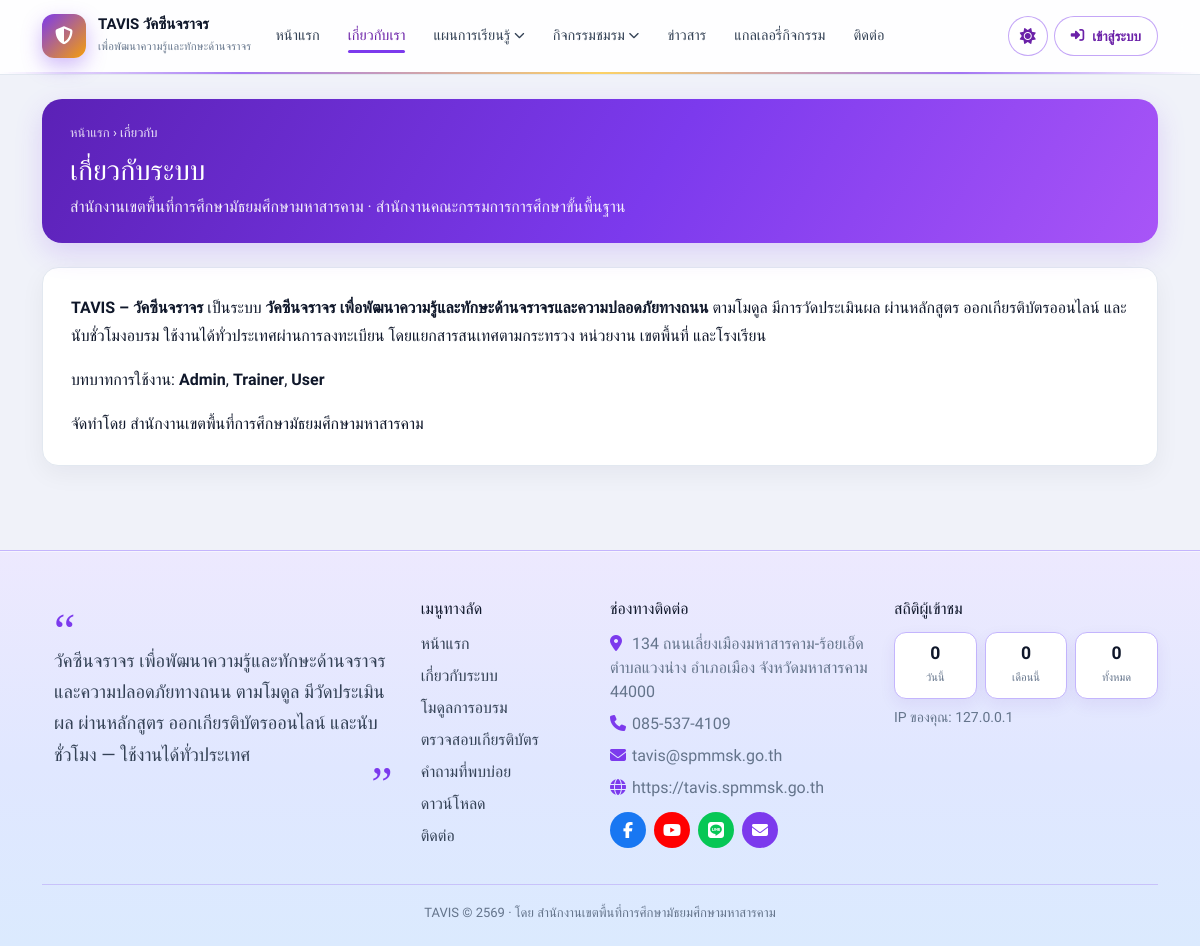
The app's page /traffic_vaccine/about with its own data.
### tables this page shows
CREATE TABLE `pages` (
  `id` INT UNSIGNED NOT NULL AUTO_INCREMENT,
  `slug` VARCHAR(120) NOT NULL,
  `title` VARCHAR(200) NOT NULL,
  `content` MEDIUMTEXT,
  `status` TINYINT(1) NOT NULL DEFAULT 1,
  `seo_title` VARCHAR(200) DEFAULT NULL,
  `seo_description` VARCHAR(300) DEFAULT NULL,
  `updated_at` DATETIME NOT NULL DEFAULT CURRENT_TIMESTAMP ON UPDATE CURRENT_TIMESTAMP,
  PRIMARY KEY (`id`),
  UNIQUE KEY `uk_page_slug` (`slug`)
);

### app/Core/Controller.php (called while the page is built, shortened)
<?php
abstract class Controller
{
    protected function webView(string $name, array $data = []): void
    {
        $layout = !empty($data['layout_clean']) ? 'layouts/portfolio-clean' : 'layouts/web';
        if ($layout === 'layouts/web' && !array_key_exists('darkUi', $data)) {
            $data['darkUi'] = true;
        }
        View::render($name, $data, $layout);
    }
}

### app/Controllers/Web/HomeController.php (called while the page is built, shortened)
<?php
class HomeController extends Controller
{
    private function visitorStats(): array
    {
        try {
            return compact('today', 'month', 'all');
        } catch (\Throwable $e) {
            return ['today' => 0, 'month' => 0, 'all' => 0];
        }
    }
    public function about(): void
    {
        $row = db()->fetch("SELECT * FROM pages WHERE slug = 'about'");
        $this->webView('web/page', [
            'title' => $row['title'] ?? 'เกี่ยวกับหน่วยงาน',
            'row' => $row,
            'pageHero' => true,
            'visitorStats' => $this->visitorStats(),
        ]);
    }
}

### app/Core/Router.php (called while the page is built, shortened)
<?php
class Router
{
    private array $routes = [];
    private string $prefix = '';
    private array $groupMiddleware = [];
    public function group(array $options, callable $callback): void
    {
        $prevPrefix = $this->prefix;
        $prevMiddleware = $this->groupMiddleware;
        $this->prefix .= $options['prefix'] ?? '';
        $this->groupMiddleware = array_merge($this->groupMiddleware, $options['middleware'] ?? []);
        $this->prefix = $prevPrefix;
        $this->groupMiddleware = $prevMiddleware;
    }
    private function add(string $method, string $path, array|callable $handler, array $middleware = []): self
    {
        $path = $this->prefix . $path;
        $path = '/' . trim($path, '/');
        if ($path !== '/') {
            $path = rtrim($path, '/');
        }
        $this->routes[] = [
            'method' => $method,
            'path' => $path,
            'handler' => $handler,
            'middleware' => array_merge($this->groupMiddleware, $middleware),
        ];
        return $this;
    }
    public function dispatch(string $uri, string $method): mixed
    {
        $uri = parse_url($uri, PHP_URL_PATH) ?? '/';
        $uri = '/' . trim($uri, '/');
        if ($uri !== '/') {
            $uri = rtrim($uri, '/');
        }
        $basePath = function_exists('app_base_path') ? app_base_path($uri) : $this->detectBasePath();
        if ($basePath !== '' && ($uri === $basePath || str_starts_with($uri, $basePath . '/'))) {
            $uri = substr($uri, strlen($basePath)) ?: '/';
            if ($uri !== '/') {
                $uri = rtrim($uri, '/');
            }
        }
        $method = strtoupper($method);
        foreach ($this->routes as $route) {
            $params = $this->match($route['path'], $uri);
            if ($params !== false && $route['method'] === $method) {
                return $this->runHandler($route['handler'], $params);
            }
        }
        return View::render('errors/404', ['title' => 'ไม่พบหน้า']);
    }
    private function match(string $routePath, string $uri): array|false
    {
        $pattern = preg_replace('/\{([a-zA-Z_]+)\}/', '(?P<$1>[^/]+)', $routePath);
        $pattern = '#^' . $pattern . '$#';
        if (!preg_match($pattern, $uri, $matches)) {
            return false;
        }
        $params = [];
        return $params;
    }
    private function runHandler(array|callable $handler, array $params): mixed
    {
        [$class, $method] = $handler;
        $controller = new $class();
        return call_user_func_array([$controller, $method], $params);
    }
}

### public/index.php (called while the page is built, shortened)
<?php
$router = new Router();
require BASE_PATH . '/routes/web.php';
$uri = $_SERVER['REQUEST_URI'] ?? '/';
$method = $_SERVER['REQUEST_METHOD'] ?? 'GET';
$router->dispatch($uri, $method);

### app/Helpers/helpers.php (called while the page is built, shortened)
<?php
if (!function_exists('env')) {
    function env(string $key, mixed $default = null): mixed
    {
        $val = $_ENV[$key] ?? getenv($key);
        if ($val === false || $val === null || $val === '') {
            return $default;
        }
        return $val;
    }
}
if (!function_exists('config')) {
    function config(string $file, ?string $key = null, mixed $default = null): mixed
    {
        static $cache = [];
        if (!isset($cache[$file])) {
            $path = CONFIG_PATH . '/' . $file . '.php';
            $cache[$file] = file_exists($path) ? require $path : [];
        }
        if ($key === null) {
            return $cache[$file];
        }
        $keys = explode('.', $key);
        $value = $cache[$file];
        foreach ($keys as $k) {
            $value = $value[$k];
        }
        return $value;
    }
}
if (!function_exists('db')) {
    function db(): Database
    {
        return Database::getInstance();
    }
}
if (!function_exists('e')) {
    function e(mixed $value): string
    {
        return View::escape($value);
    }
}
if (!function_exists('app_base_url')) {
    function app_base_url(): string
    {
        $configured = rtrim((string) env('APP_URL', ''), '/');
        $host = strtolower((string) preg_replace('/:\d+$/', '', (string) ($_SERVER['HTTP_HOST'] ?? '')));
        if ($configured !== '') {
            return $configured;
        }
        return 'https://tavis.spmmsk.go.th';
    }
}
if (!function_exists('url')) {
    function url(string $path = ''): string
    {
        $base = app_base_url();
        $path = '/' . ltrim($path, '/');
        return $base . ($path === '/' ? '' : $path);
    }
}
if (!function_exists('setting_defaults')) {
    function setting_defaults(): array
    {
        $org = config('app', 'organization');
        $org = is_array($org) ? $org : [];
        $dev = config('app', 'developer');
        $dev = is_array($dev) ? $dev : [];
        $devName = (string) ($dev['name'] ?? 'สพม.มหาสารคาม');
        return [
            'site_name' => (string) config('app', 'name', 'TAVIS – วัคซีนจราจร'),
            'site_short_name' => (string) config('app', 'short_name', 'TAVIS'),
            'site_full_name' => (string) config('app', 'full_name', 'วัคซีนจราจร เพื่อพัฒนาความรู้และทักษะด้านจราจรและความปลอดภัยทางถนน'),
            'site_tagline' => (string) config('app', 'tagline', 'เพื่อพัฒนาความรู้และทักษะด้านจราจรและความปลอดภัยทางถนน'),
            'site_name_en' => (string) config('app', 'name_en', 'Traffic Awareness Vaccine Intelligent System'),
            'site_nav_title' => (string) config('app', 'nav_title', 'TAVIS วัคซีนจราจร'),
            'site_nav_tag' => (string) config('app', 'nav_tag', 'เพื่อพัฒนาความรู้และทักษะด้านจราจร'),
            'system_purpose' => (string) config('app', 'description', 'วัคซีนจราจร เพื่อพัฒนาความรู้และทักษะด้านจราจรและความปลอดภัยทางถนน'),
            'org_name' => (string) ($org['name'] ?? 'สำนักงานเขตพื้นที่การศึกษามัธยมศึกษามหาสารคาม'),
            'org_name_en' => (string) ($org['name_en'] ?? 'Secondary Educational Service Area Office Maha Sarakham'),
            'org_affiliation' => (string) ($org['affiliation'] ?? 'สำนักงานคณะกรรมการการศึกษาขั้นพื้นฐาน'),
            'org_address' => (string) ($org['address'] ?? ''),
            'org_phone' => (string) ($org['phone'] ?? ''),
            'org_email' => (string) ($org['email'] ?? ''),
            'org_facebook' => (string) ($org['facebook'] ?? ''),
            'org_line' => (string) ($org['line'] ?? ''),
            'org_website' => (string) ($org['website'] ?? ''),
            'developer_name' => $devName,
            'footer_credit' => (string) ($dev['credit'] ?? 'จัดทำโดย สำนักงานเขตพื้นที่การศึกษามัธยมศึกษามหาสารคาม'),
            'certificate_prefix' => (string) config('app', 'training.certificate_prefix', 'TAVIS'),
        ];
    }
}
if (!function_exists('setting_cache')) {
    function setting_cache(bool $reset = false): array
    {
        static $settings = null;
        if ($settings === null) {
            try {
                $rows = db()->fetchAll('SELECT setting_key, setting_value FROM settings');
                $settings = [];
                foreach ($rows as $row) {
                    $settings[$row['setting_key']] = $row['setting_value'];
                }
            } catch (\Throwable $e) {
                $settings = [];
            }
        }
        return $settings;
    }
}
if (!function_exists('setting')) {
    function setting(string $key, mixed $default = null): mixed
    {
        $settings = setting_cache();
        if (array_key_exists($key, $settings) && $settings[$key] !== null && $settings[$key] !== '') {
            return $settings[$key];
        }
        return setting_defaults()[$key] ?? null;
    }
}

### app/Core/Database.php (called while the page is built, shortened)
<?php
class Database
{
    private static ?Database $instance = null;
    private PDO $pdo;
    private function __construct()
    {
        $config = require CONFIG_PATH . '/database.php';
        $db = $config['connections']['mysql'];
        $dsn = sprintf(
            'mysql:host=%s;port=%s;dbname=%s;charset=%s',
            $db['host'],
            $db['port'],
            $db['database'],
            $db['charset']
        );
        try {
            $this->pdo = new PDO($dsn, $db['username'], $db['password'], $db['options']);
        } catch (PDOException $e) {
            if (filter_var(env('APP_DEBUG', false), FILTER_VALIDATE_BOOLEAN)) {
                throw $e;
            }
            die('ไม่สามารถเชื่อมต่อฐานข้อมูลได้ กรุณาติดต่อผู้ดูแลระบบ');
        }
    }
    public static function getInstance(): self
    {
        if (self::$instance === null) {
            self::$instance = new self();
        }
        return self::$instance;
    }
    public function query(string $sql, array $params = []): \PDOStatement
    {
        $stmt = $this->pdo->prepare($sql);
        $stmt->execute($params);
        return $stmt;
    }
    public function fetch(string $sql, array $params = []): ?array
    {
        $result = $this->query($sql, $params)->fetch();
        return $result ?: null;
    }
    public function fetchAll(string $sql, array $params = []): array
    {
        return $this->query($sql, $params)->fetchAll();
    }
}

### config/database.php (called while the page is built)
<?php
return [
    'default' => 'mysql',
    'connections' => [
        'mysql' => [
            'driver' => 'mysql',
            'host' => env('DB_HOST', '127.0.0.1'),
            'port' => env('DB_PORT', '3306'),
            'database' => env('DB_DATABASE', 'tavis'),
            'username' => env('DB_USERNAME', 'root'),
            'password' => env('DB_PASSWORD', ''),
            'charset' => env('DB_CHARSET', 'utf8mb4'),
            'collation' => 'utf8mb4_unicode_ci',
            'prefix' => '',
            'options' => [
                PDO::ATTR_ERRMODE => PDO::ERRMODE_EXCEPTION,
                PDO::ATTR_DEFAULT_FETCH_MODE => PDO::FETCH_ASSOC,
                PDO::ATTR_EMULATE_PREPARES => false,
                PDO::MYSQL_ATTR_INIT_COMMAND => "SET NAMES utf8mb4 COLLATE utf8mb4_unicode_ci",
            ],
        ],
    ],
];

### app/Views/web/page.php (the view)
<div class="container py-4 ws-page-stack">
  <div class="ws-page-hero">
    <div class="crumb"><a href="<?= url('/') ?>">หน้าแรก</a> › เกี่ยวกับ</div>
    <h1><?= e($row['title'] ?? $title) ?></h1>
    <p><?= e(setting('org_name')) ?> · <?= e(setting('org_affiliation')) ?></p>
  </div>
  <div class="card-soft">
    <div class="card-body content-body">
      <?= $row['content'] ?? '<p>สำนักงานเขตพื้นที่การศึกษามัธยมศึกษามหาสารคาม</p>' ?>
    </div>
  </div>
</div>

### public/assets/css/app.css (style rules this page uses)
:root { --p-primary: #1a45b8; --p-primary-2: #0d1b9e; --p-accent: #00a3ff; --p-gradient: linear-gradient(90deg, #0d1b9e 0%, #0084ff 100%); --p-gradient-btn: linear-gradient(90deg, #1a45b8 0%, #00a3ff 100%); --p-bg: #f0f2f9; --p-surface: #ffffff; --p-text: #1e1b4b; --p-muted: #64748b; --p-border: #e2e8f0; --p-sidebar: #ffffff; --p-shadow: 0 8px 24px rgba(26, 69, 184, .08); --p-radius: 16px; --p-font: 'Kanit', 'Sarabun', sans-serif; --p-sidebar-w: 268px; --p-header-h: 68px; --p-success: #059669; --p-error: #f27474; --p-warning: #f8bb86; --p-danger: #dc3741; --p-swal-cancel: #6e7881; --p-soft: #eef2ff; --p-info-soft: #fff9e6; --p-nav-hover: #f5f3ff; --chart-pal-1: #0d9488; --chart-pal-2: #f59e0b; --chart-pal-3: #2563eb; --chart-pal-4: #db2777; --chart-pal-5: #16a34a; --chart-pal-6: #ea580c; --chart-pal-7: #7c3aed; --chart-pal-8: #0891b2; --chart-pal-9: #dc2626; --chart-pal-10: #64748b; --chart-hours-earned: #0f766e; --chart-hours-required: #d97706; --chart-share-1: #f59e0b; --chart-share-2: #2563eb; --chart-share-3: #a855f7; --chart-share-4: #059669; --chart-share-5: #e11d48; --chart-share-6: #94a3b8; --chart-polar-1: #ea580c; --chart-polar-2: #0891b2; --chart-polar-3: #c026d3; --chart-polar-4: #65a30d; --chart-polar-5: #e11d48; --chart-polar-6: #78716c; --chart-status-1: #f59e0b; --chart-status-2: #3b82f6; --chart-status-3: #7c3aed; --chart-status-4: #10b981; --chart-status-5: #ef4444; --chart-status-6: #94a3b8; --chart-role-1: #7c3aed; --chart-role-2: #0ea5e9; --chart-role-3: #22c55e; --chart-role-4: #f97316; --chart-radar: #0891b2; --chart-radar-fill: rgba(8, 145, 178, .2); --chart-month: #16a34a; --chart-month-fill: rgba(22, 163, 74, .16); --chart-login-ok: #2563eb; --chart-login-ok-fill: rgba(37, 99, 235, .16); --chart-login-fail: #e11d48; --chart-login-fail-fill: rgba(225, 29, 72, .08); --chart-coverage-done: #059669; --chart-coverage-todo: #cbd5e1; --chart-empty: #e2e8f0; }
* { box-sizing: border-box; }
html, body { margin: 0; min-height: 100%; font-family: var(--p-font); color: var(--p-text); background: var(--p-bg); }
body { min-height: 100vh; display: flex; flex-direction: column; }
a { color: var(--p-primary); text-decoration: none; }
.card-soft { background: var(--p-surface); border: 1px solid var(--p-border); border-radius: var(--p-radius); box-shadow: var(--p-shadow); margin-bottom: 1rem; overflow: hidden; }
.card-soft .card-body { padding: 1.35rem 1.5rem; }

### public/assets/css/portfolio-clean.css (style rules this page uses)
:root { --pf-blue: #1d4ed8; --pf-blue-soft: #eff6ff; --pf-ink: #0f172a; --pf-muted: #64748b; --pf-line: #e2e8f0; --pf-bg: #e8eef6; --pf-orange: #f97316; }

### public/assets/css/web-theme.css (style rules this page uses)
body.pf-light { background: #f0f2f9 !important; color: #1e1b4b !important; }
body.pf-light .ws-cat-card, body.pf-light .ws-work-card, body.pf-light .ws-news-item, body.pf-light .pf-teacher-card, body.pf-light .card-soft { background: #fff !important; border-color: #e2e8f0 !important; color: #0f172a; box-shadow: 0 8px 24px rgba(15, 23, 42, .05); }
body.pf-light .ws-page-hero { background: linear-gradient(120deg, #5b21b6, #7c3aed 55%, #a855f7); color: #fff; box-shadow: 0 10px 28px rgba(124, 58, 237, .18); }
body.pf-light .ws-page-hero .crumb, body.pf-light .ws-page-hero .crumb a, body.pf-light .ws-page-hero h1, body.pf-light .ws-page-hero p, body.pf-light .ws-page-hero .ws-plan-learn-flow, body.pf-light .ws-page-hero .ws-plan-learn-meta { color: #fff !important; }
body.pf-light .ws-page-hero .crumb, body.pf-light .ws-page-hero .crumb a { opacity: .9; }
body.pf-light .ws-page-hero p { opacity: .92; }
body.web-site, body.web-site .ws-nav, body.web-site .web-main, body.web-site .home-hero, body.web-site .home-stat, body.web-site .card-soft, body.web-site .ws-footer, body.web-site .ws-footer-rich, body.web-site .ws-visitor-grid div, body.web-site .pd-toolbar, body.web-site .pd-pills a, body.web-site .pd-card, body.web-site .pd-teacher-card, body.web-site .pd-search input, body.web-site .pd-select select { transition: background-color .25s ease, color .2s ease, border-color .2s ease; }

### app/Views/layouts/web.php (style rules this page uses)
body.web-site .container { width: 100% !important; max-width: 1140px !important; margin-left: auto !important; margin-right: auto !important; padding-left: 12px !important; padding-right: 12px !important; }

### records on screen
pages: title "เกี่ยวกับระบบ", content "TAVIS – วัคซีนจราจร เป็นระบบ วัคซีนจราจร เพื่อพัฒนาความรู้และทักษะด้านจราจรและความปลอดภัยทางถนน ตามโมดูล มีการวัดประเมินผล ผ่านหลักสูตร ออกเกียรติบัตรออนไลน์ และนับชั่วโมงอบรม ใช้งานได้ทั่วประเทศผ่านการลงทะเบียน โดยแยกสารสนเทศตามกระทรวง หน่วยงาน เขตพื้นที่ และโรงเรียน บทบาทการใช้งาน: Admin , Trainer , User จัดทำโดย สำนักงานเขตพื้นที่การศึกษามัธยมศึกษามหาสารคาม"

### other values on screen
mb_strimwidth($navTitle, 0, 42, '…') "TAVIS วัคซีนจราจร"
$navTag "เพื่อพัฒนาความรู้และทักษะด้านจราจร"
setting('org_name') "สำนักงานเขตพื้นที่การศึกษามัธยมศึกษามหาสารคาม"
setting('org_affiliation') "สำนักงานคณะกรรมการการศึกษาขั้นพื้นฐาน"
app_brand('description') "วัคซีนจราจร เพื่อพัฒนาความรู้และทักษะด้านจราจรและความปลอดภัยทางถนน ตามโมดูล มีวัดประเมินผล ผ่านหลักสูตร ออกเกียรติบัตรออนไลน์ และนับชั่วโมง — ใช้งานได้ทั่วประเทศ"
setting('org_address') "134 ถนนเลี่ยงเมืองมหาสารคาม-ร้อยเอ็ด ตำบลแวงน่าง อำเภอเมือง จังหวัดมหาสารคาม 44000"
setting('org_phone') "085-537-4109"
setting('org_email') "tavis@spmmsk.go.th"
setting('org_website') ?: 'tavis.spmmsk.go.th' "https://tavis.spmmsk.go.th"
$vs['today'] "0"
$vs['month'] "0"
$vs['all'] "0"
request_ip() "127.0.0.1"
site_footer_text() "TAVIS © 2569 · โดย สำนักงานเขตพื้นที่การศึกษามัธยมศึกษามหาสารคาม"
